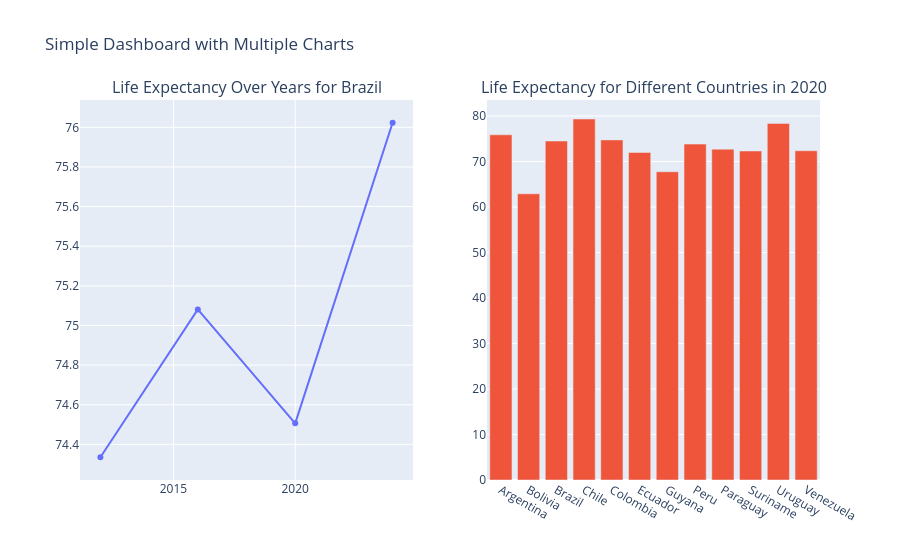

Write notebook code for a chart like this one.
### Markdown cell above
### Designing a Simple Dashboard

### Code cell
# Filter data for the year 2020
data_2020 = populations[populations['year'] == 2020]

# Create a subplot figure with 1 row and 2 columns
fig = make_subplots(
  rows=1, cols=2,
  subplot_titles=('Life Expectancy Over Years for Brazil',
                  'Life Expectancy for Different Countries in 2020'));

# Line chart of Life Expectancy for Brazil
bra_data = populations[populations['country_code'] == 'BRA']
line_chart = go.Scatter(x=bra_data['year'], y=bra_data['life_expectancy'],
                        mode='lines+markers', name='Brazil')
fig.add_trace(line_chart, row=1, col=1);

# Bar chart of Life Expectancy for South American countries in 2020
south_american_data_2020 = data_2020[data_2020['continent'] == 'South America']
bar_chart = go.Bar(x=south_american_data_2020['country'],
                   y=south_american_data_2020['life_expectancy'], name='2020')
fig.add_trace(bar_chart, row=1, col=2);

# Update layout to add a title and hide the legend
fig.update_layout(title_text='Simple Dashboard with Multiple Charts',
                  showlegend=False);
fig.show();

### Figure 1 — Plotly figure (JSON) as saved in the notebook; plotly's stock layout.template omitted (floating-point values rounded to 4 significant figures)
{"data": [{"mode": "lines+markers", "name": "Brazil", "type": "scatter", "x": [2012, 2016, 2020, 2024], "xaxis": "x", "y": [74.33, 75.08, 74.51, 76.02], "yaxis": "y"}, {"name": "2020", "type": "bar", "x": ["Argentina", "Bolivia", "Brazil", "Chile", "Colombia", "Ecuador", "Guyana", "Peru", "Paraguay", "Suriname", "Uruguay", "Venezuela"], "xaxis": "x2", "y": [75.88, 62.91, 74.51, 79.35, 74.76, 72.0, 67.75, 73.83, 72.72, 72.32, 78.38, 72.37], "yaxis": "y2"}], "layout": {"annotations": [{"font": {"size": 16}, "showarrow": false, "text": "Life Expectancy Over Years for Brazil", "x": 0.225, "xanchor": "center", "xref": "paper", "y": 1.0, "yanchor": "bottom", "yref": "paper"}, {"font": {"size": 16}, "showarrow": false, "text": "Life Expectancy for Different Countries in 2020", "x": 0.775, "xanchor": "center", "xref": "paper", "y": 1.0, "yanchor": "bottom", "yref": "paper"}], "showlegend": false, "title": {"text": "Simple Dashboard with Multiple Charts"}, "xaxis": {"anchor": "y", "domain": [0.0, 0.45]}, "xaxis2": {"anchor": "y2", "domain": [0.55, 1.0]}, "yaxis": {"anchor": "x", "domain": [0.0, 1.0]}, "yaxis2": {"anchor": "x2", "domain": [0.0, 1.0]}}}
